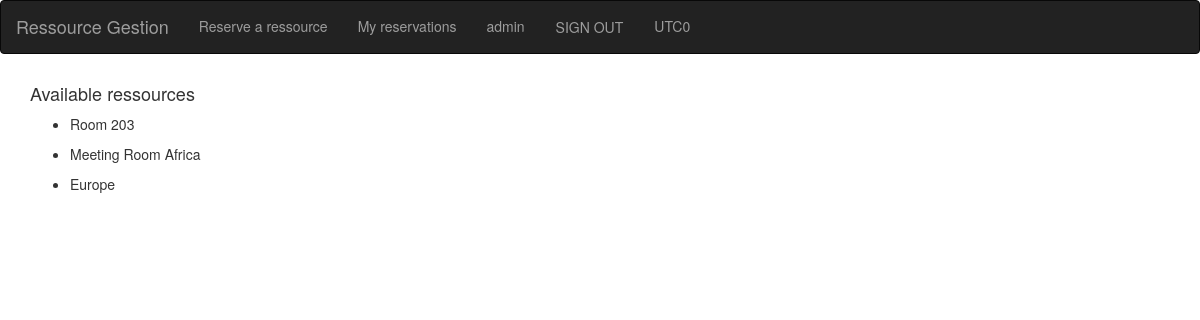
Screenshot of / (signed in) with the database file from the repository.
### reservation/models.py (models this page shows, shortened)
class Room(models.Model):
    name = models.CharField(max_length=200)

### reservation/views.py (the view)
# urls.py: url(r'^$', views.index, name='index'),
def index(request):
    room_list = Room.objects.order_by('-name')
    context = {'room_list': room_list}
    return render(request, 'reservation/index.html', context)

### reservation/templates/reservation/index.html (shortened to what this page needs)
{% extends 'reservation/layout.html' %}
{% block content %}
  <div class="container">
  	{% if room_list %}
  			<h4>Available ressources </h4>
  	    <ul>
  	    {% for room in room_list %}
  	        <li><p>{{ room.name }}</p></li>
  	    {% endfor %}
  	    </ul>
  	{% else %}
  	    <p>No rooms are available.</p>
  	{% endif %}
  </div>
  {% load static %}
{% endblock %}

### reservation/templates/reservation/layout.html (shortened to what this page needs)
<link rel="stylesheet" href="https://maxcdn.bootstrapcdn.com/bootstrap/3.3.7/css/bootstrap.min.css">
<link rel='stylesheet' href='https://cdnjs.cloudflare.com/ajax/libs/fullcalendar/3.9.0/fullcalendar.min.css' />
{% load static %}
<nav class="navbar navbar-inverse">
  <div class="container-fluid">
    <div class="navbar-header">
      <a class="navbar-brand" href="/">Ressource Gestion</a>
    </div>
    <ul class="nav navbar-nav">
      {% if user.is_authenticated %}
        <li><a href="/reserve">Reserve a ressource</a></li>
        <li><a href="/myreservation">My reservations</a></li>
        <li><a id="username" username="{{ user.username }}">{{ user.username }}</a></li>
        <li><a class="btn" href="/api-auth/logout/?next=/">SIGN OUT</a></li>
	    {% else %}
        <li><a class="btn" href="{% url 'social:begin' 'google-oauth2' %}">SIGN IN</a></li>
	    {% endif %}
        <li><a id="utcOffset"></a></li>
    </ul>
  </div>
</nav>
{% block content %}
{% endblock %}

### rows the page displays
Room: name "Room 203"
Room: name "Meeting Room Africa"
Room: name "Europe"

### other values shown
{{ user.username }} "admin"
